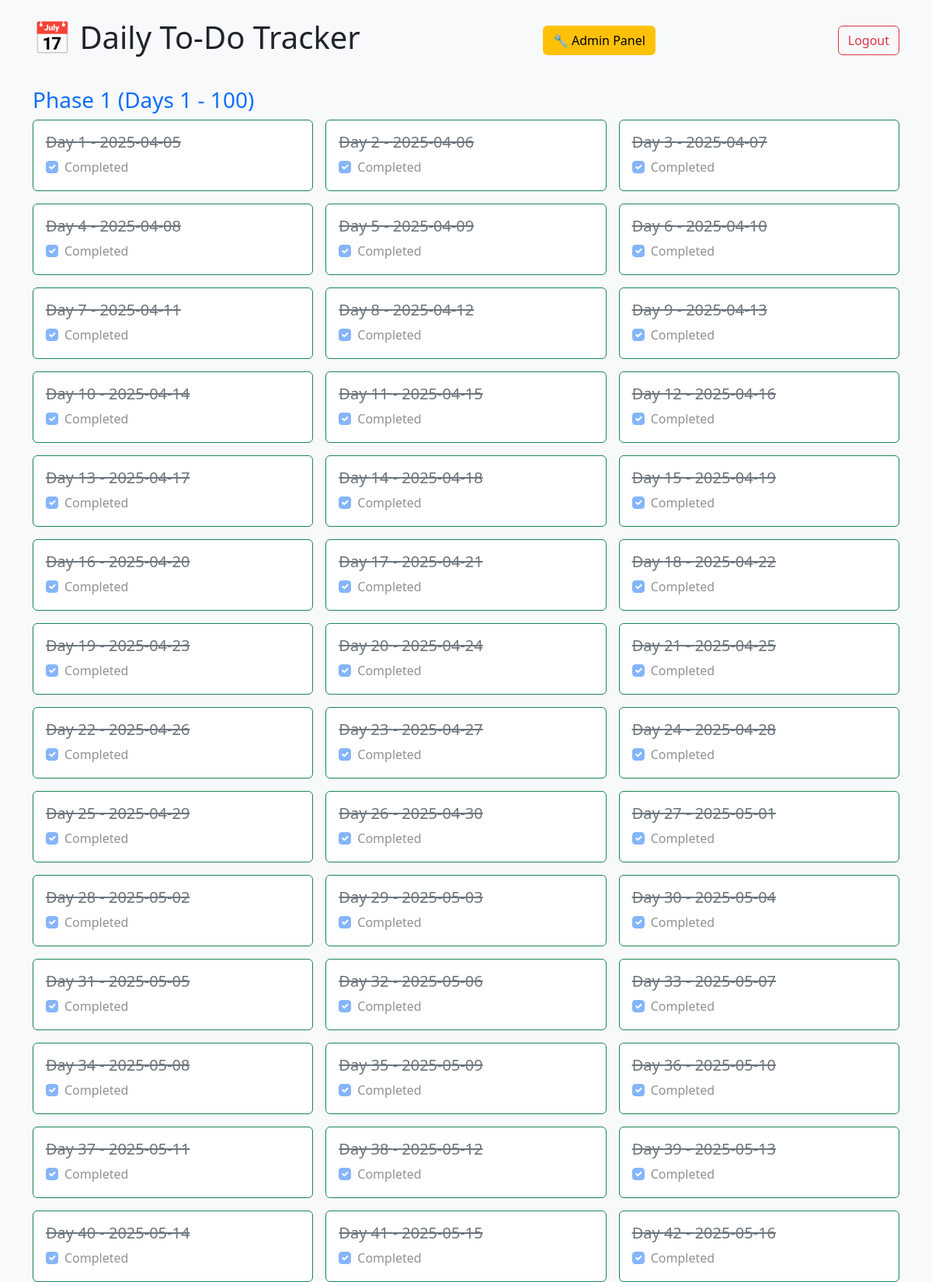
/ (signed in, upper part), run on the app's committed database.
### tables this page shows
CREATE TABLE progress (
                        user_id INTEGER,
                        day INTEGER,
                        date TEXT,
                        completed INTEGER DEFAULT 0,
                        PRIMARY KEY (user_id, day),
                        FOREIGN KEY (user_id) REFERENCES users(id)
                    );

### app.py (the view)
@app.route('/')
def index():
    if 'user_id' not in session:
        return redirect(url_for('login'))
    user_id = session['user_id']
    progress = get_user_progress(user_id)
    is_admin_user = is_admin(user_id)  # check admin status
    return render_template('index.html', progress=progress, unlocked_phases={
        1: phase_unlocked(progress, 1),
        2: phase_unlocked(progress, 2),
        3: phase_unlocked(progress, 3)
    }, is_admin=is_admin_user)  # pass to template

### app.py (called while the page is built)
def is_admin(user_id):
    with sqlite3.connect(DB_NAME) as conn:
        c = conn.cursor()
        c.execute('SELECT is_admin FROM users WHERE id = ?', (user_id,))
        result = c.fetchone()
        return result and result[0] == 1

### db_handler.py (called while the page is built)
def get_user_progress(user_id, as_dict=False):
    with sqlite3.connect(DB_NAME) as conn:
        if as_dict:
            conn.row_factory = sqlite3.Row
        c = conn.cursor()
        c.execute('SELECT * FROM progress WHERE user_id = ? ORDER BY day ASC', (user_id,))
        rows = c.fetchall()
        return [dict(row) for row in rows] if as_dict else rows

def phase_unlocked(progress, phase):
    def is_completed(day):
        return day['completed'] if isinstance(day, dict) else day[3]
    if phase == 1:
        return True
    if phase == 2:
        return all(is_completed(day) for day in progress if 1 <= (day['day'] if isinstance(day, dict) else day[1]) <= 100)
    if phase == 3:
        return all(is_completed(day) for day in progress if 101 <= (day['day'] if isinstance(day, dict) else day[1]) <= 200)
    return False

### templates/index.html (shortened to what this page needs)
<!DOCTYPE html>
<html lang="en">
<head>
  <link href="https://cdn.jsdelivr.net/npm/bootstrap@5.3.0/dist/css/bootstrap.min.css" rel="stylesheet">
</head>
<body class="bg-light">
  <div class="container py-4">
    <div class="d-flex justify-content-between align-items-center mb-4">
      <h1>📅 Daily To-Do Tracker</h1>
      {% if is_admin %}
      <a href="{{ url_for('admin') }}" class="btn btn-warning">🔧 Admin Panel</a>
  {% endif %}
      <a href="{{ url_for('logout') }}" class="btn btn-outline-danger">Logout</a>
    </div>
    {% set phase_ranges = [(1, 100), (101, 200), (201, 250)] %}
    {% for phase in phase_ranges %}
      {% set phase_num = loop.index %}
      {% set start = phase[0] %}
      {% set end = phase[1] %}
      {% if unlocked_phases[phase_num] %}
        <div class="phase-title">
          <h3 class="text-primary">Phase {{ phase_num }} (Days {{ start }} - {{ end }})</h3>
        </div>
        <div class="row row-cols-1 row-cols-md-3 g-3">
          {% for day in progress %}
            {% if start <= day[1] <= end %}
              <div class="col">
                <form method="POST" action="{{ url_for('complete', day=day[1]) }}">
                  <div class="card h-100 {% if day[3] == 1 %}border-success{% endif %}">
                    <div class="card-body">
                      <h5 class="card-title {% if day[3] == 1 %}completed{% endif %}">Day {{ day[1] }} - {{ day[2] }}</h5>
                      <div class="form-check">
                        <input class="form-check-input" type="checkbox"
                               {% if day[3] == 1 %}checked disabled{% endif %}
                               onchange="this.form.submit()">
                        <label class="form-check-label">
                          {% if day[3] == 1 %}Completed{% else %}Mark as done{% endif %}
                        </label>
                      </div>
                    </div>
                  </div>
                </form>
              </div>
            {% endif %}
          {% endfor %}
        </div>
      {% else %}
        <div class="phase-title text-muted">
          <h3 class="text-secondary">🔒 Phase {{ phase_num }} Locked</h3>
          <p>Complete the previous phase to unlock this section.</p>
        </div>
      {% endif %}
    {% endfor %}
  </div>
</body>
</html>

### templates/index.html (style rules this page uses)
.completed { text-decoration: line-through; color: #6c757d; }
.phase-title { margin-top: 2rem; }

### data on the page
progress: day "1", date "2025-04-05", completed "☑", shows "Completed"
progress: day "2", date "2025-04-06", completed "☑", shows "Completed"
progress: day "3", date "2025-04-07", completed "☑", shows "Completed"
progress: day "4", date "2025-04-08", completed "☑", shows "Completed"
progress: day "5", date "2025-04-09", completed "☑", shows "Completed"
progress: day "6", date "2025-04-10", completed "☑", shows "Completed"
progress: day "7", date "2025-04-11", completed "☑", shows "Completed"
progress: day "8", date "2025-04-12", completed "☑", shows "Completed"
progress: day "9", date "2025-04-13", completed "☑", shows "Completed"
progress: day "10", date "2025-04-14", completed "☑", shows "Completed"
progress: day "11", date "2025-04-15", completed "☑", shows "Completed"
progress: day "12", date "2025-04-16", completed "☑", shows "Completed"
progress: day "13", date "2025-04-17", completed "☑", shows "Completed"
progress: day "14", date "2025-04-18", completed "☑", shows "Completed"
progress: day "15", date "2025-04-19", completed "☑", shows "Completed"
progress: day "16", date "2025-04-20", completed "☑", shows "Completed"
progress: day "17", date "2025-04-21", completed "☑", shows "Completed"
progress: day "18", date "2025-04-22", completed "☑", shows "Completed"
progress: day "19", date "2025-04-23", completed "☑", shows "Completed"
progress: day "20", date "2025-04-24", completed "☑", shows "Completed"
progress: day "21", date "2025-04-25", completed "☑", shows "Completed"
progress: day "22", date "2025-04-26", completed "☑", shows "Completed"
progress: day "23", date "2025-04-27", completed "☑", shows "Completed"
progress: day "24", date "2025-04-28", completed "☑", shows "Completed"
progress: day "25", date "2025-04-29", completed "☑", shows "Completed"
progress: day "26", date "2025-04-30", completed "☑", shows "Completed"
progress: day "27", date "2025-05-01", completed "☑", shows "Completed"
progress: day "28", date "2025-05-02", completed "☑", shows "Completed"
progress: day "29", date "2025-05-03", completed "☑", shows "Completed"
progress: day "30", date "2025-05-04", completed "☑", shows "Completed"
progress: day "31", date "2025-05-05", completed "☑", shows "Completed"
progress: day "32", date "2025-05-06", completed "☑", shows "Completed"
progress: day "33", date "2025-05-07", completed "☑", shows "Completed"
progress: day "34", date "2025-05-08", completed "☑", shows "Completed"
progress: day "35", date "2025-05-09", completed "☑", shows "Completed"
progress: day "36", date "2025-05-10", completed "☑", shows "Completed"
progress: day "37", date "2025-05-11", completed "☑", shows "Completed"
progress: day "38", date "2025-05-12", completed "☑", shows "Completed"
progress: day "39", date "2025-05-13", completed "☑", shows "Completed"
progress: day "40", date "2025-05-14", completed "☑", shows "Completed"
progress: day "41", date "2025-05-15", completed "☑", shows "Completed"
progress: day "42", date "2025-05-16", completed "☑", shows "Completed"

### other printed values
{{ phase_num }} "1"
{{ start }} "1"
{{ end }} "100"
